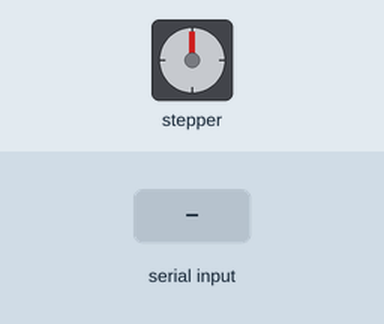
A sketch run on a simulated Arduino Uno, built with avr-gcc and run on an emulated ATmega328P. Parts: stepper motor. Inputs (shaded band) come from the test bench. Stepper angles assume 2048 steps per turn.

Above: at 1.2 s.
1.3 s: "F" received over Serial
At 2.5 s:
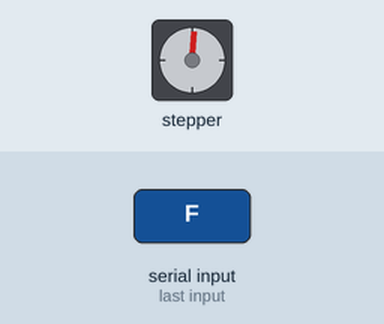
2.9 s: "B" received over Serial
At 3.4 s:
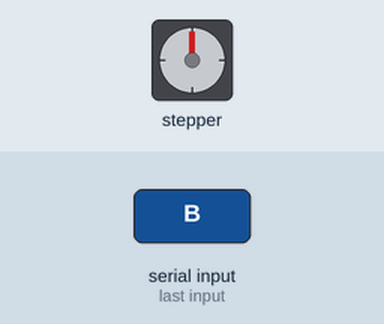
4.5 s: "B" received over Serial
At 5.0 s:
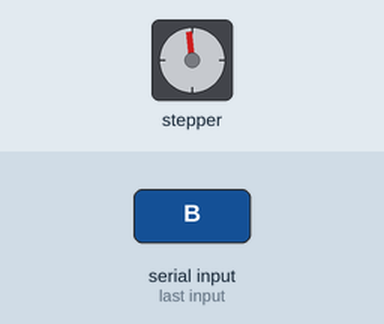
Timing chart, 0 to 7.5 s (numbered marks = the images above; inputs shaded):
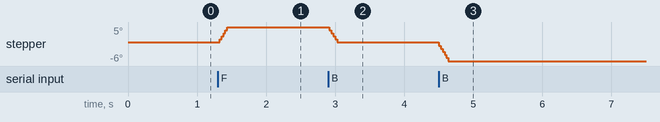

The sketch:

oldarduinosteppermotor.ino
```cpp
#include <Stepper.h>


const int stepsPerRevolution = 64;
Stepper myStepper(stepsPerRevolution, 11,9,10,8);


void setup() {
  myStepper.setSpeed(200);
  Serial.begin(9600);
}

void loop() {
  if (Serial.available()) {
     char c = Serial.read();
     if (c == 'F') {
        for (int i = 0; i < 32; i++)
        {
          myStepper.step(1);
        }
     }
     else if (c == 'B') {
        for (int i = 0; i < 32; i++)
        {
          myStepper.step(-1);
        }
     }
   }
}
```
